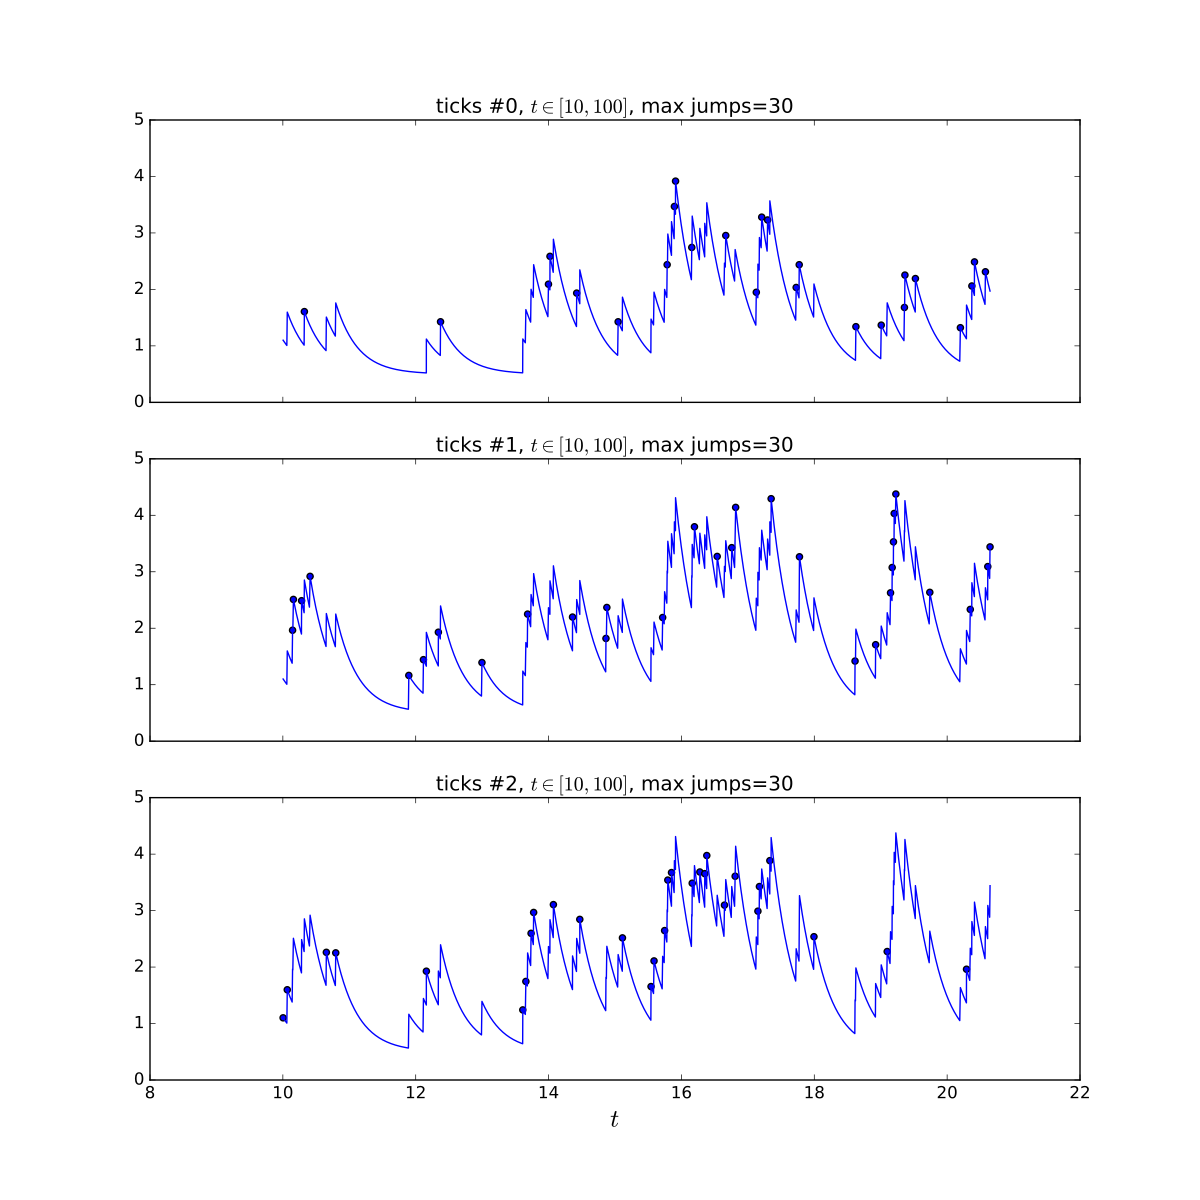

Source code (Python):
"""
Simulation of 3-dimensional hawkes process
==========================================
"""
from pylab import rcParams
import numpy as np

from tick.simulation import SimuHawkesExpKernels
from tick.plot import plot_point_process

rcParams['figure.figsize'] = 20, 8

n_nodes = 3  # dimension of the Hawkes process
adjacency = 0.2 * np.ones((n_nodes, n_nodes))
adjacency[0, 1] = 0
decays = 3 * np.ones((n_nodes, n_nodes))
baseline = 0.5 * np.ones(n_nodes)
hawkes = SimuHawkesExpKernels(adjacency=adjacency, decays=decays,
                              baseline=baseline, verbose=False, seed=2398)

run_time = 100
hawkes.end_time = run_time
dt = 0.01
hawkes.track_intensity(dt)
hawkes.simulate()

plot_point_process(hawkes, n_points=50000, t_min=10, max_jumps=30)
